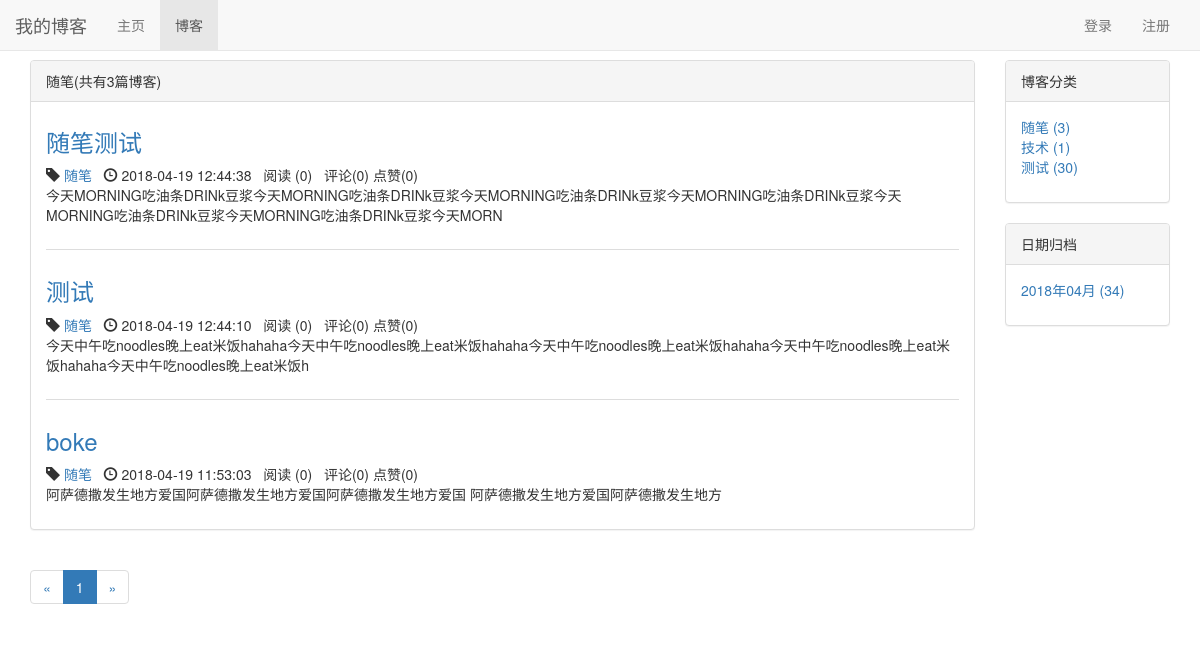
The page /blog/type/1 on the database its author committed.
### myblog/models.py (models this page shows, shortened)
class BlogType(models.Model):
    type_name = models.CharField(max_length=15)
    def __str__(self):
        return self.type_name

class Blog(models.Model,ReadNumExpandMethod):
    title = models.CharField(max_length=50)
    blog_type = models.ForeignKey(BlogType, on_delete=models.CASCADE)
    content = RichTextUploadingField()
    author = models.ForeignKey(User, on_delete=models.CASCADE)
    read_details = GenericRelation(ReadDetail)
    created_time = models.DateTimeField(auto_now_add=True)
    last_updated_time = models.DateTimeField(auto_now=True)
    class Meta:
        ordering = ['-created_time']

### likes/models.py (models this page shows)
class LikeCount(models.Model):
	content_type = models.ForeignKey(ContentType, on_delete=models.CASCADE)
	object_id = models.PositiveIntegerField()
	content_object = GenericForeignKey('content_type', 'object_id')
	liked_num = models.IntegerField(default=0)

### myblog/views.py (the view)
# urls.py: path('type/<int:blog_type_pk>', views.blogs_with_type, name='blogs_with_type'),
def blogs_with_type(request, blog_type_pk):
    blog_type = get_object_or_404(BlogType, pk=blog_type_pk)
    blogs_all_list = Blog.objects.filter(blog_type =blog_type)
    context = get_blog_list_common_data(request, blogs_all_list)
    context['blog_type'] = blog_type
    return render(request, 'myblog/blogs_with_type.html', context)

### comment/templatetags/comment_tags.py (called while the page is built)
@register.simple_tag
def get_comment_count(obj):
	content_type = ContentType.objects.get_for_model(obj)
	return Comment.objects.filter(content_type=content_type, object_id=obj.pk).count()

### likes/templatetags/like_tags.py (called while the page is built)
@register.simple_tag
def get_like_count(obj):
	content_type = ContentType.objects.get_for_model(obj)
	like_count, created = LikeCount.objects.get_or_create(content_type=content_type, object_id=obj.pk)
	return like_count.liked_num

### read_count/models.py (called while the page is built)
    def get_read_num(self):
        try:
            ct = ContentType.objects.get_for_model(self)
            readnum = ReadNum.objects.get(content_type=ct, object_id=self.pk)
            return readnum.read_num
        except exceptions.ObjectDoesNotExist:
            return 0

### myblog/templates/myblog/blogs_with_type.html (shortened to what this page needs)
{% extends 'myblog/blog_list.html' %}
{% block blog_list_title %}{{ blog_type.type_name }}(共有{{ page_of_blogs.paginator.count }}篇博客){% endblock %}

### myblog/templates/myblog/blog_list.html (shortened to what this page needs)
{% extends 'base.html' %}
{% block nav_blog_active %}active{% endblock %}
{% load staticfiles %}
{% load comment_tags %}
{% load like_tags %}
{% block header_extends %}
    <link rel="stylesheet" href="{% static 'myblog/blog.css' %}">
{% endblock %}
{% block content %}
    <div class="container">
        <div class="row">
            <div class="col-xs-12 col-sm-8 col-md-9 col-lg-10">
                <div class="panel panel-default">
                    <div class="panel-heading">{% block blog_list_title %}博客列表(共有{{ page_of_blogs.paginator.count }}篇博客){% endblock %}</div>
                    <div class="panel-body">
                        {% for blog in blogs %}
                            <div class="blog">
                                <h3><a href="{% url 'blog_detail' blog.pk %}">{{ blog.title }}</a></h3>
                                <p class="blog-info">
                                    <span class="glyphicon glyphicon-tag"></span> <a href="{% url 'blogs_with_type' blog.blog_type.pk %}">{{ blog.blog_type }}</a>&nbsp;&nbsp;
                                    <span class="glyphicon glyphicon-time"></span> {{ blog.created_time|date:"Y-m-d H:i:s" }}&nbsp;&nbsp;
                                    阅读 ({{ blog.get_read_num }})&nbsp;&nbsp;
                                    评论({% get_comment_count blog %})
                                    点赞({% get_like_count blog %})
                                </p>
                                <p>{{ blog.content|striptags|truncatechars:120 }}</p>
                            </div>
                        {% empty %}
                            <div class="blog">
                                <P>暂无博客，敬请期待</P>
                            </div>
                        {% endfor %}
                    </div>
                </div>
                <div>
                    <ul class="pagination">
                        <li>
                            {% if page_of_blogs.has_previous %}
                                <a href="?page={{ page_of_blogs.previous_page_number }}" aria-label="Previous">
                                    <span aria-hidden="true">&laquo;</span>
                                </a>
                            {% else %}
                                <span aria-hidden="true">&laquo;</span>
                            {% endif %}
                        </li>
                        {% for page_num in page_range %}
                            {% if page_num == page_of_blogs.number %}
                                <li class='active'><span>{{ page_num }}</span></li>
                            {% else %}
                                {% if page_num == '...' %}
                                    <li><span>{{ page_num }}</span></li>
                                {% else %}
                                    <li><a href="?page={{ page_num }}">{{ page_num }}</a></li>
                                {% endif %}
                            {% endif %}
                        {% endfor %}
                        <li>
                            {% if page_of_blogs.has_next %}
                                <a href="?page={{ page_of_blogs.next_page_number }}" aria-label="Next">
                                    <span aria-hidden="true">&raquo;</span>
                                </a>
                            {% else %}
                                <span aria-hidden="true">&raquo;</span>
                            {% endif %}
                        </li>
                    </ul>
                </div>
            </div>
            <div class="hidden-xs col-sm-4 col-md-3 col-lg-2">
                <div class="panel panel-default">
                    <div class="panel-heading">博客分类</div>
                    <div class="panel-body">
                        <ul class="blog-types">
                            {% for blog_type in blog_types %}
                                <li>
                                    <a href="{% url 'blogs_with_type' blog_type.pk %}">
                                        {{ blog_type.type_name }} ({{ blog_type.blog_count }})
                                    </a>
                                </li>
                            {% empty %}
                                <li>暂无分类</li>
                            {% endfor %}
                        </ul>
                    </div>
                </div>
                <div class="panel panel-default">
                    <div class="panel-heading">日期归档</div>
                    <div class="panel-body">
                        <ul>
                            {% for blog_date, blog_count in blog_dates.items %}
                                <li>
                                    <a href="{% url 'blogs_with_date' blog_date.year blog_date.month %}">{{ blog_date|date:"Y年m月" }} ({{ blog_count }})
                                    </a>
                                </li>
                            {% endfor %}
                        </ul>
                    </div>
                </div>
            </div>
        </div>
    </div>
{% endblock %}

### static/base.css (style rules this page uses)
* { margin: 0; padding: 0; }
body { margin-top: 60px!important; }
ul { list-style-type: none!important; }

### myblog/static/myblog/blog.css (style rules this page uses)
ul.blog-types { list-style-type: none; }
div.blog:not(:last-child) { margin-bottom: 2em; padding-bottom: 1em; border-bottom: 1px solid #ddd; }
div.blog h3 { margin-top: 0.5em; }
div.blog p.blog-info { margin-bottom: 0; }

### rows shown on the page
BlogType: type_name "随笔", blog_count "3"
Blog: title "随笔测试", blog_type "随笔", created_time "2018-04-19 12:44:38", get_read_num "0", id "0", id.liked_num "0", content "今天MORNING吃油条DRINk豆浆今天MORNING吃油条DRINk豆浆今天MORNING吃油条DRINk豆浆今天MORNING吃油条DRINk豆浆今天MORNING吃油条DRINk豆浆今天MORNING吃油条DRINk豆浆今天MORN"
Blog: title "测试", blog_type "随笔", created_time "2018-04-19 12:44:10", get_read_num "0", id "0", id.liked_num "0", content "今天中午吃noodles晚上eat米饭hahaha今天中午吃noodles晚上eat米饭hahaha今天中午吃noodles晚上eat米饭hahaha今天中午吃noodles晚上eat米饭hahaha今天中午吃noodles晚上eat米饭h"
Blog: title "boke", blog_type "随笔", created_time "2018-04-19 11:53:03", get_read_num "0", id "0", id.liked_num "0", content "阿萨德撒发生地方爱国阿萨德撒发生地方爱国阿萨德撒发生地方爱国 阿萨德撒发生地方爱国阿萨德撒发生地方"
BlogType: type_name "技术", blog_count "1"
BlogType: type_name "测试", blog_count "30"

### other values the page prints
{{ page_of_blogs.paginator.count }} "3"
{{ page_num }} "1"
{{ blog_date|date:"Y年m月" }} "2018年04月"
{{ blog_count }} "34"
